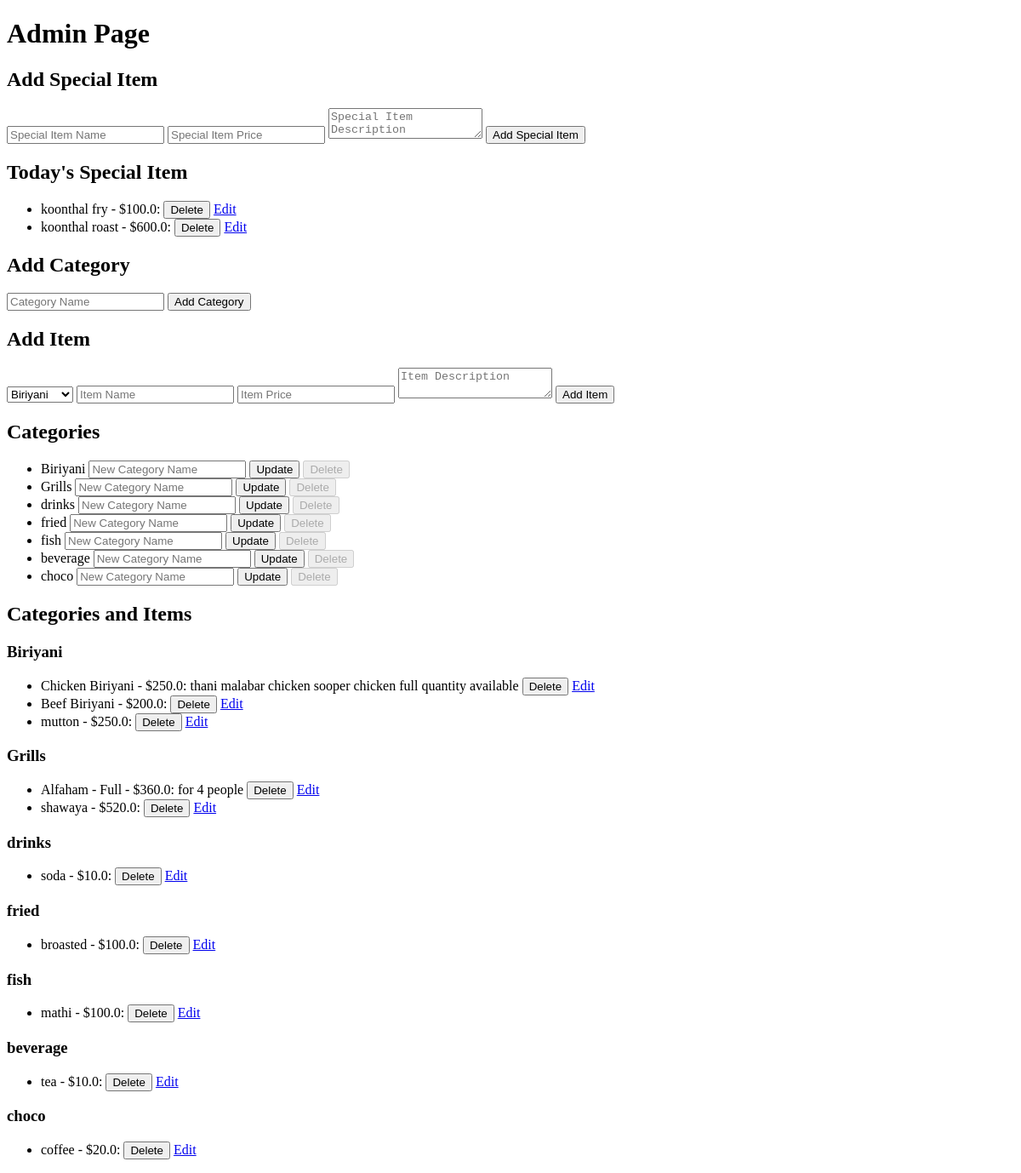
/admin, run on an earlier commit of the app's database.
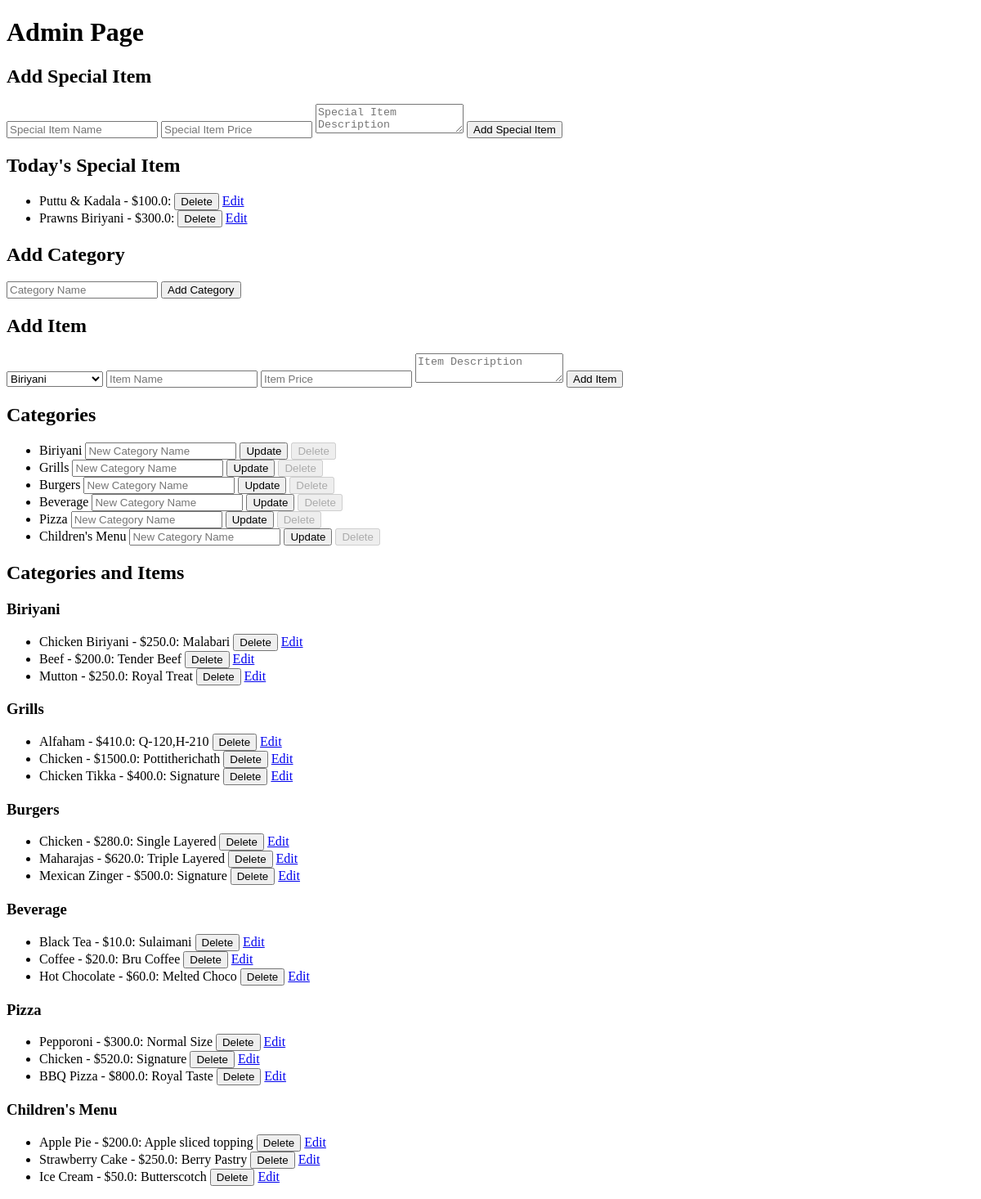
And on a later commit of the database.
### app.py (models this page shows)
class SpecialItem(db.Model):
    id = db.Column(db.Integer, primary_key=True)
    name = db.Column(db.String(80), nullable=False)
    price = db.Column(db.Float, nullable=False)
    description = db.Column(db.String(200), nullable=True)

class Category(db.Model):
    id = db.Column(db.Integer, primary_key=True)
    name = db.Column(db.String(80), nullable=False)
    items = db.relationship('Item', backref='category', lazy=True)

class Item(db.Model):
    id = db.Column(db.Integer, primary_key=True)
    category_id = db.Column(db.Integer, db.ForeignKey('category.id'), nullable=False)
    name = db.Column(db.String(80), nullable=False)
    price = db.Column(db.Float, nullable=False)
    description = db.Column(db.String(200), nullable=True)

### app.py (the view, shortened to what this page needs)
@app.route('/admin',methods=['GET','POST'])
def admin():
    categories = Category.query.all()
    special_items = SpecialItem.query.all()
    item_to_edit = None
    special_item_to_edit = None
    if 'edit_item_id' in request.args:
        item_to_edit = Item.query.get(request.args['edit_item_id'])
    if 'edit_special_item_id' in request.args:
        special_item_to_edit = SpecialItem.query.get(request.args['edit_special_item_id'])
    return render_template('admin.html',categories=categories,item_to_edit=item_to_edit,special_items=special_items,special_item_to_edit=special_item_to_edit)

### templates/admin.html (shortened to what this page needs)
<!DOCTYPE html>
<html lang="en">
<head>
</head>
<body>
    <h1>Admin Page</h1>
    <h2>{% if special_item_to_edit %}Edit Special Item{% else %}Add Special Item{% endif %}</h2>
    <form method="POST" action="{{ url_for('admin') }}">
        <input type="text" name="special_item_name" placeholder="Special Item Name" value="{% if special_item_to_edit %}{{ special_item_to_edit.name }}{% endif %}" required>
        <input type="number" step="0.01" name="special_item_price" placeholder="Special Item Price" value="{% if special_item_to_edit %}{{ special_item_to_edit.price }}{% endif %}" required>
        <textarea name="special_item_description" placeholder="Special Item Description">{% if special_item_to_edit %}{{ special_item_to_edit.description }}{% endif %}</textarea>
        <button type="submit">{% if special_item_to_edit %}Update Special Item{% else %}Add Special Item{% endif %}</button>
    </form>
    <h2>Today's Special Item</h2>
    <ul>
        {% for special_item in special_items %}
            <li>
                {{ special_item.name }} - ${{ special_item.price }}: {{ special_item.description }}
                <form method="POST" action="{{ url_for('delete_special_item', special_item_id=special_item.id) }}" style="display:inline;">
                    <button type="submit">Delete</button>
                </form>
                <a href="{{ url_for('admin', edit_special_item_id=special_item.id) }}">Edit</a>
            </li>
        {% endfor %}
    </ul>
    <h2>Add Category</h2>
    <form method="POST" action="{{ url_for('admin') }}">
        <input type="text" name="category_name" placeholder="Category Name" required>
        <button type="submit">Add Category</button>
    </form>
    <h2>{% if item_to_edit %}Edit Item{% else %}Add Item{% endif %}</h2>
    <form method="POST" action="{{ url_for('admin') }}">
        <select name="category_id" required>
            {% for category in categories %}
                <option value="{{ category.id }}" {% if item_to_edit and category.id == item_to_edit.category_id %}selected{% endif %}>{{ category.name }}</option>
            {% endfor %}
        </select>
        <input type="text" name="item_name" placeholder="Item Name" value="{% if item_to_edit %}{{ item_to_edit.name }}{% endif %}" required>
        <input type="number" step="0.01" name="item_price" placeholder="Item Price" value="{% if item_to_edit %}{{ item_to_edit.price }}{% endif %}" required>
        <textarea name="item_description" placeholder="Item Description">{% if item_to_edit %}{{ item_to_edit.description }}{% endif %}</textarea>
        <button type="submit">{% if item_to_edit %}Update Item{% else %}Add Item{% endif %}</button>
    </form>
    <h2>Categories</h2>
    <ul>
        {% for category in categories %}
            <li>
                {{ category.name }}
                <form method="POST" action="{{ url_for('update_category', category_id=category.id) }}" style="display:inline;">
                    <input type="text" name="new_category_name" placeholder="New Category Name" required>
                    <button type="submit">Update</button>
                </form>
                {% if category.items|length == 0 %}
                    <form method="POST" action="{{ url_for('delete_category', category_id=category.id) }}" style="display:inline;">
                        <button type="submit">Delete</button>
                    </form>
                {% else %}
                    <button type="button" disabled>Delete</button>
                {% endif %}
            </li>
        {% endfor %}
    </ul>
    <h2>Categories and Items</h2>
    {% for category in categories %}
        <h3>{{ category.name }}</h3>
        <ul>
            {% for item in category.items %}
                <li>
                    {{ item.name }} - ${{ item.price }}: {{ item.description }}
                    <form method="POST" action="{{ url_for('delete_item', item_id=item.id) }}" style="display:inline;">
                        <button type="submit">Delete</button>
                    </form>
                    <a href="{{ url_for('admin', edit_item_id=item.id) }}">Edit</a>
                </li>
            {% endfor %}
        </ul>
    {% endfor %}
</body>
</html>

What changed in the data, as far as the page shows it:
removed Category: name "choco"
removed Item: name "soda", price "10.0", shown under Category "drinks"
removed Item: name "broasted", price "100.0", shown under Category "fried"
removed Item: name "mathi", price "100.0", shown under Category "fish"
removed Item: name "tea", price "10.0", shown under Category "beverage"
removed Item: name "coffee", price "20.0", shown under "choco"
changed SpecialItem: name "koonthal fry" → "Puttu & Kadala"
changed SpecialItem: name "koonthal roast" → "Prawns Biriyani"; price "600.0" → "300.0"
changed Category: name "drinks" → "Burgers"
changed Category: name "fried" → "Beverage"
changed Category: name "fish" → "Pizza"
changed Category: name "beverage" → "Children's Menu"
changed Item "Chicken Biriyani": description "thani malabar chicken sooper chicken full quantity available" → "Malabari"
changed Item: name "Beef Biriyani" → "Beef"; description (not shown) → "Tender Beef"
changed Item: name "mutton" → "Mutton"; description (not shown) → "Royal Treat"
changed Item: name "Alfaham - Full" → "Alfaham"; price "360.0" → "410.0"; description "for 4 people" → "Q-120,H-210"
changed Item: name "shawaya" → "Chicken"; price "520.0" → "1500.0"; description (not shown) → "Pottitherichath"
added Item: name "Chicken Tikka", price "400.0", description "Signature", shown under Category "Grills"
added Item: name "Chicken", price "280.0", description "Single Layered", shown under Category "Burgers"
added Item: name "Maharajas", price "620.0", description "Triple Layered", shown under Category "Burgers"
added Item: name "Mexican Zinger", price "500.0", description "Signature", shown under Category "Burgers"
added Item: name "Black Tea", price "10.0", description "Sulaimani", shown under Category "Beverage"
added Item: name "Coffee", price "20.0", description "Bru Coffee", shown under Category "Beverage"
added Item: name "Hot Chocolate", price "60.0", description "Melted Choco", shown under Category "Beverage"
added Item: name "Pepporoni", price "300.0", description "Normal Size", shown under Category "Pizza"
added Item: name "Chicken", price "520.0", description "Signature", shown under Category "Pizza"
added Item: name "BBQ Pizza", price "800.0", description "Royal Taste", shown under Category "Pizza"
added Item: name "Apple Pie", price "200.0", description "Apple sliced topping", shown under Category "Children's Menu"
added Item: name "Strawberry Cake", price "250.0", description "Berry Pastry", shown under Category "Children's Menu"
added Item: name "Ice Cream", price "50.0", description "Butterscotch", shown under Category "Children's Menu"
